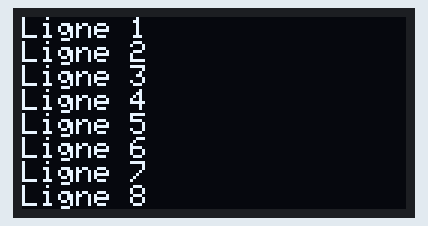
A sketch run on a simulated Arduino Uno, built with avr-gcc and run on an emulated ATmega328P. Shown: 128×64 one-colour display.

Above: at 0.1 s.
At 2.1 s:
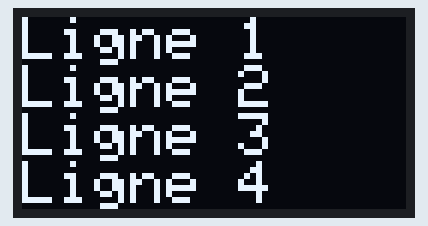
At 4.2 s:
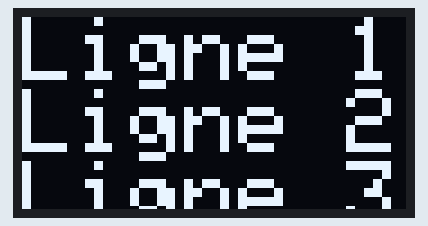

The sketch:

oled.ino
```cpp
#include <Adafruit_SSD1306.h>

#define nombreDePixelsEnLargeur 128
#define nombreDePixelsEnHauteur 64
#define brocheResetOLED -1
#define adresseI2CecranOLED 0x3C

Adafruit_SSD1306 ecranOLED (nombreDePixelsEnLargeur, nombreDePixelsEnHauteur, &Wire, brocheResetOLED);


void setup()
{
  if (!ecranOLED.begin (SSD1306_SWITCHCAPVCC, adresseI2CecranOLED))
    while(1);

  for(byte tailleDeCaractere=1; tailleDeCaractere <=3; tailleDeCaractere++) {
    boolean bCouleurInverse = false;
    ecranOLED.clearDisplay();
    ecranOLED.setTextSize (tailleDeCaractere);
    ecranOLED.setCursor(0, 0);

    for (byte numeroDeLigne=1; numeroDeLigne <=8; numeroDeLigne++) {

      if(bCouleurInverse){
      ecranOLED.setTextColor(SSD1306_BLACK, SSD1306_WHITE);
      }

      else{

        ecranOLED.setTextColor (SSD1306_BLACK, SSD1306_WHITE); // Couleur du texte, et couleur au fond
        ecranOLED.setTextColor (SSD1306_WHITE);
        ecranOLED.print ("Ligne ");
        ecranOLED.println(numeroDeLigne);
      }

    }
    ecranOLED.display();
    delay(2000);
  }


}

void loop() {

}
```

Measured:
- what the display in image 1 shows lasts 2.0 s, from 2.1 s to 4.1 s
